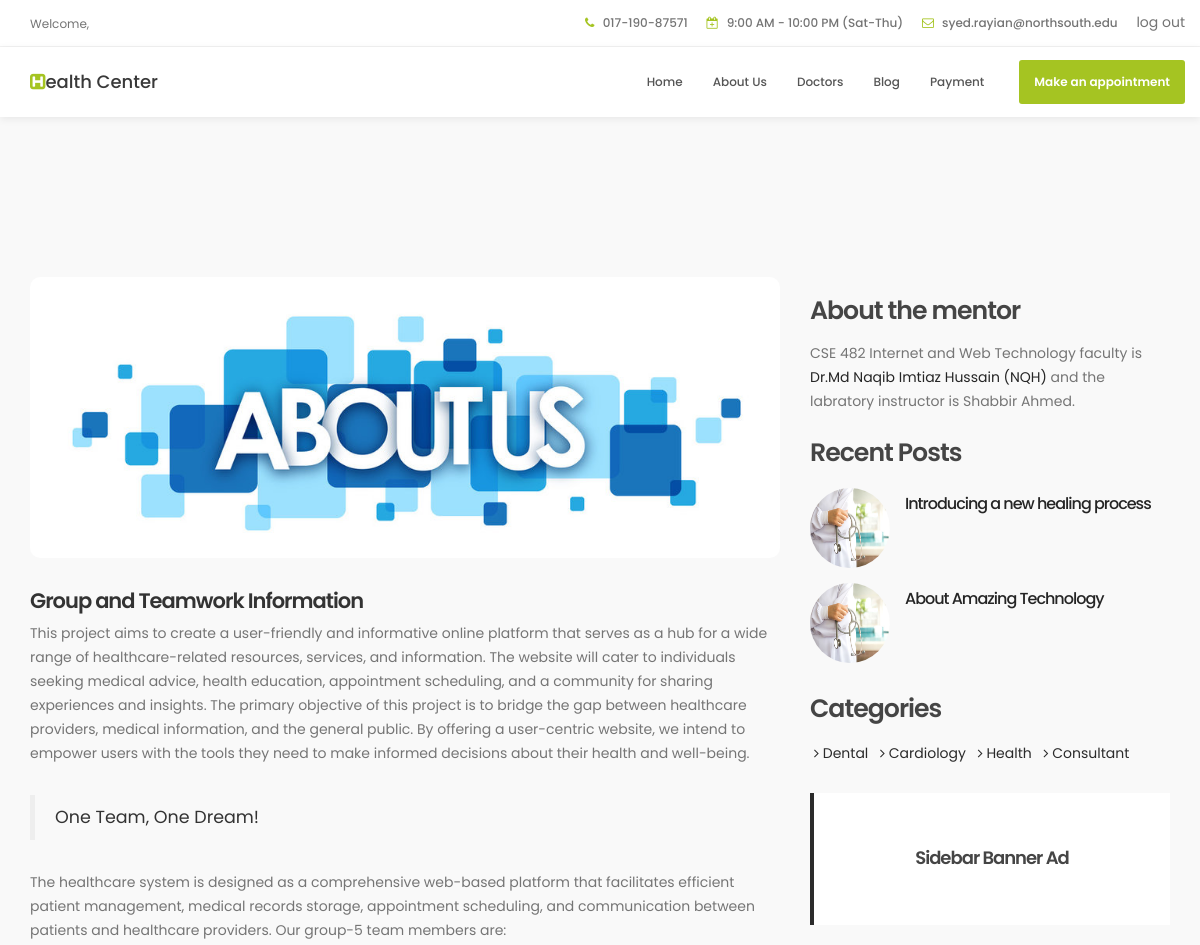
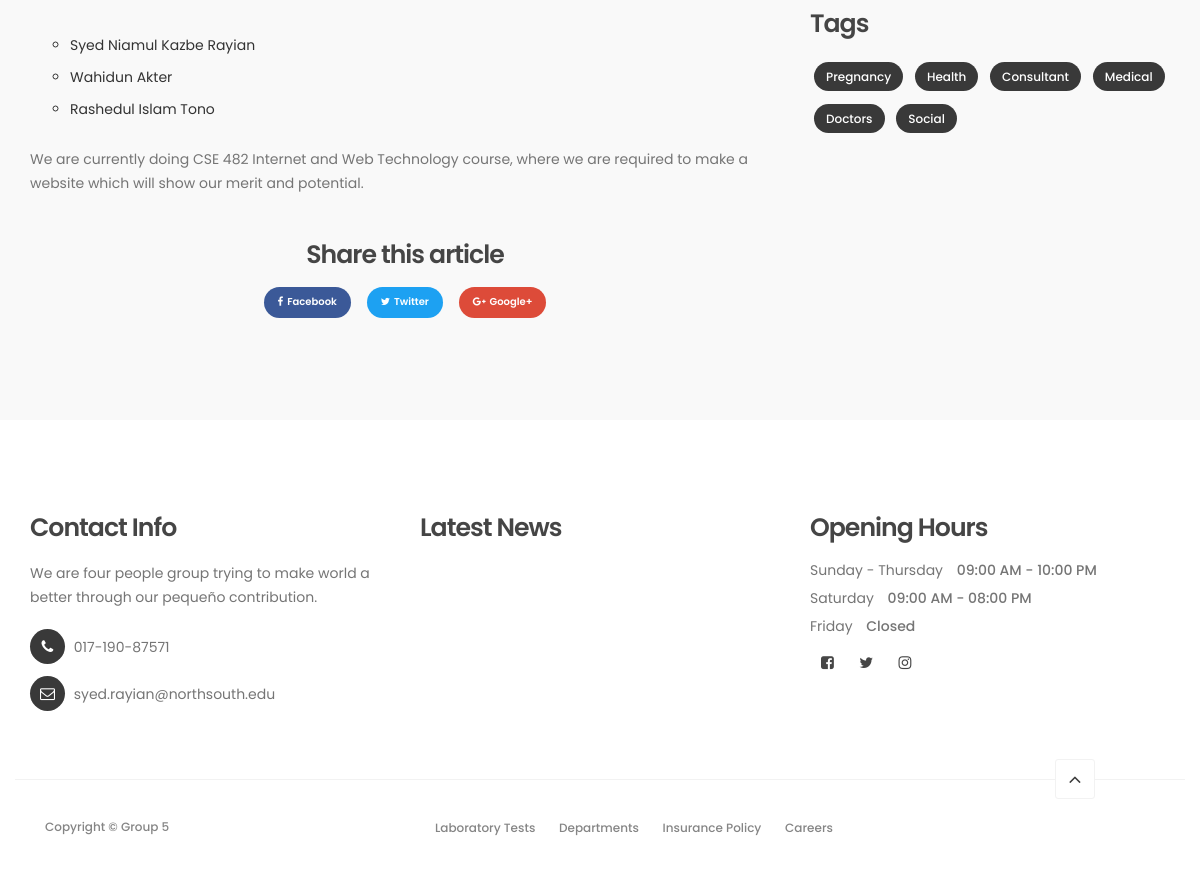
The page /aboutus.php on the database its author committed (2 pictures, top to bottom).
### tables this page shows
CREATE TABLE `aboutus` (
  `title` varchar(50) DEFAULT NULL,
  `desc1` mediumtext DEFAULT NULL,
  `desc2` mediumtext DEFAULT NULL,
  `desc3` mediumtext DEFAULT NULL,
  `moto` varchar(20) DEFAULT NULL,
  `mentor_title` varchar(20) DEFAULT NULL,
  `mentor_descp` varchar(50) DEFAULT NULL
);

### aboutus.php (the view, shortened to what this page needs)
<!DOCTYPE html>
<html lang="en">
<head>
     <link rel="stylesheet" href="css/bootstrap.min.css">
     <link rel="stylesheet" href="css/magnific-popup.css">
     <link rel="stylesheet" href="css/font-awesome.min.css">
     <link rel="stylesheet" href="css/animate.css">
     <link rel="stylesheet" href="css/owl.carousel.css">
     <link rel="stylesheet" href="css/owl.theme.default.min.css">
     <link rel="stylesheet" href="css/layout.css">
</head>
<body id="top" data-spy="scroll" data-target=".navbar-collapse" data-offset="50">
<?php
     if(strcmp($_SESSION['user_name'], "admin")==0){
          include 'header-admin.php';}
     else{include 'header.php';}
     ?>
     <section id="news-detail" data-stellar-background-ratio="0.5">
          <div class="container">
               <div class="row">
               ?><br><br><br>
                    <div class="col-md-8 col-sm-7">
                         <div class="news-detail-thumb">
                              <div class="news-image">
                                   <img src="images/about-us1.jpg" class="img-responsive" alt="">
                              </div>
                              <h3>
                              <?php
                                   require_once('connectsql.php');
                                   $sql="SELECT `title` FROM `aboutus`";
                                   $result=$conn->query($sql);
                                   $name=$result->fetch_assoc();
                                   echo $name['title'];
                              ?>
                              </h3>
                              <p><?php
                                   require_once('connectsql.php');
                                   $sql1="SELECT `desc1` FROM `aboutus`";
                                   $result1=$conn->query($sql1);
                                   $name1=$result1->fetch_assoc();
                                   echo $name1['desc1'];
                              ?></p>
                              <blockquote>
                              <?php
                                   require_once('connectsql.php');
                                   $sql1="SELECT `moto` FROM `aboutus`";
                                   $result1=$conn->query($sql1);
                                   $name1=$result1->fetch_assoc();
                                   echo $name1['moto'];
                              ?>
                              </blockquote>
                              <p><?php
                                   require_once('connectsql.php');
                                   $sql1="SELECT `desc2` FROM `aboutus`";
                                   $result1=$conn->query($sql1);
                                   $name1=$result1->fetch_assoc();
                                   echo $name1['desc2'];
                              ?>
                              </p>
                              <ul>
                                   <li>Syed Niamul Kazbe Rayian</li>
                                   <li>Wahidun Akter</li>
                                   <li>Rashedul Islam Tono</li>
                              </ul>
                              <p><?php
                                   require_once('connectsql.php');
                                   $sql1="SELECT `desc3` FROM `aboutus`";
                                   $result1=$conn->query($sql1);
                                   $name1=$result1->fetch_assoc();
                                   echo $name1['desc3'];
                              ?>
                              </p>
                              <div class="news-social-share">
                                   <h4>Share this article</h4>
                                        <a href="#" class="btn btn-primary"><i class="fa fa-facebook"></i>Facebook</a>
                                        <a href="#" class="btn btn-success"><i class="fa fa-twitter"></i>Twitter</a>
                                        <a href="#" class="btn btn-danger"><i class="fa fa-google-plus"></i>Google+</a>
                              </div>
                         </div>
                    </div>
                    <div class="col-md-4 col-sm-5">
                         <div class="news-sidebar">
                              <div class="news-author">
                                   <h4><?php
                                   require_once('connectsql.php');
                                   $sql1="SELECT `mentor_title` FROM `aboutus`";
                                   $result1=$conn->query($sql1);
                                   $name1=$result1->fetch_assoc();
                                   echo $name1['mentor_title'];
                              ?></h4>
                                   <p>CSE 482 Internet and Web Technology faculty is <a href="http://ece.northsouth.edu/people/md-naqib-imtiaz-hussain/">Dr.Md Naqib Imtiaz Hussain (NQH)</a> and the labratory instructor is Shabbir Ahmed.</p>
                              </div>
                              <div class="recent-post">
                                   <h4>Recent Posts</h4>
                                        <div class="media">
                                             <div class="media-object pull-left">
                                                  <a href="#"><img src="images/news-image.jpg" class="img-responsive" alt=""></a>
                                             </div>
                                             <div class="media-body">
                                                  <h4 class="media-heading"><a href="#">Introducing a new healing process</a></h4>
                                             </div>
                                        </div>
                                        <div class="media">
                                             <div class="media-object pull-left">
                                                  <a href="#"><img src="images/news-image.jpg" class="img-responsive" alt=""></a>
                                             </div>
                                             <div class="media-body">
                                                  <h4 class="media-heading"><a href="#">About Amazing Technology</a></h4>
                                             </div>
                                        </div>
                              </div>
                              <div class="news-categories">
                                   <h4>Categories</h4>
                                        <li><a href="#"><i class="fa fa-angle-right"></i> Dental</a></li>
                                        <li><a href="#"><i class="fa fa-angle-right"></i> Cardiology</a></li>
                                        <li><a href="#"><i class="fa fa-angle-right"></i> Health</a></li>
                                        <li><a href="#"><i class="fa fa-angle-right"></i> Consultant</a></li>
                              </div>
                              <div class="news-ads sidebar-ads">
                                   <h4>Sidebar Banner Ad</h4>
                              </div>
                              <div class="news-tags">
                                   <h4>Tags</h4>
                                        <li><a href="#">Pregnancy</a></li>
                                        <li><a href="#">Health</a></li>
                                        <li><a href="#">Consultant</a></li>
                                        <li><a href="#">Medical</a></li>
                                        <li><a href="#">Doctors</a></li>
                                        <li><a href="#">Social</a></li>
                              </div>
                         </div>
                    </div>
               </div>
          </div>
     </section>
     <?php
     include 'footer.php';
     ?>
</body>
</html>

### css/layout.css (style rules this page uses)
body { background: #ffffff; font-family: 'Poppins', sans-serif; overflow-x: hidden; }
h1,h2,h3,h4,h5,h6 { font-weight: 600; line-height: inherit; }
h1,h2,h3,h4 { letter-spacing: -1px; }
h3 { font-size: 1.8em; line-height: 1.2em; margin-bottom: 0; }
h4 { color: #454545; font-size: 1.8em; padding-bottom: 2px; }
p { color: #757575; font-size: 14px; font-weight: normal; line-height: 24px; }
html { -webkit-font-smoothing: antialiased; }
a { color: #252525; -webkit-transition: 0.5s; transition: 0.5s; text-decoration: none !important; }
#about, #team, #news, #news-detail { position: relative; padding-top: 100px; padding-bottom: 100px; }
#news, #news-detail { background: #f9f9f9; }
#news-detail blockquote { margin: 30px 0; }
.news-detail-thumb .news-image img { border-radius: 10px; }
.news-detail-thumb h3 { margin-bottom: 8px; }
.news-image { margin-bottom: 30px; position: relative; }
.news-image img { width: 100%; }
.news-detail-thumb ul { margin: 32px 12px 22px 0px; }
.news-detail-thumb ul li { list-style: circle; font-weight: normal; padding: 6px 12px 6px 0px; }
.news-sidebar { margin-top: 16px; }
.news-social-share { text-align: center; padding-top: 22px; }
.news-social-share .btn { border-radius: 100px; border: none; font-size: 10px; font-weight: 600; margin: 2px 6px; padding: 8px 14px; }
.news-social-share .btn-primary { background: #3b5998; }
.news-social-share .btn-success { background: #1da1f2; }
.news-social-share .btn-danger { background: #dd4b39; }
.news-social-share a .fa { padding-right: 4px; }
.recent-post { padding-top: 2px; padding-bottom: 18px; }
.recent-post .media img { border-radius: 100%; width: 80px; height: 80px; margin-right: 5px; }
.recent-post .media-heading { font-size: 16px; font-weight: 500; line-height: inherit; margin-top: 5px; }
.news-categories { margin-top: 8px; }
.news-categories li a { color: #2b2b2b; }
.news-ads { background: #ffffff; border-right: 4px solid #2b2b2b; padding: 42px; text-align: center; margin: 26px 0 26px 0; }
.news-ads.sidebar-ads { border-left: 4px solid #2b2b2b; border-right: 0px; }
.news-ads h4 { font-size: 18px; }
.news-tags h4 { padding-bottom: 6px; }
.news-categories li, .news-tags li { list-style: none; display: inline-block; margin: 4px; }
.news-tags li a { background: #393939; border-radius: 50px; color: #ffffff; display: inline-block; font-size: 12px; font-weight: 500; text-decoration: none; float: left; min-width: 30px; padding: 6px 12px; -webkit-transition: all ease-in-out 0.4s; transition: all ease-in-out 0.4s; }
@media only screen and (max-width: 1200px) { h3 { font-size: 1.5em; } }

### rows shown on the page
aboutus: title "Group and Teamwork Information", desc1 "This project aims to create a user-friendly and informative online platform that serves as a hub for a wide range of healthcare-related resources, services, and information. The website will cater to individuals seeking medical advice, health education, appointment scheduling, and a community for sharing experiences and insights. The primary objective of this project is to bridge the gap between healthcare providers, medical information, and the general public. By offering a user-centric website, we intend to empower users with the tools they need to make informed decisions about their health and well-being.", moto "One Team, One Dream!", desc2 "The healthcare system is designed as a comprehensive web-based platform that facilitates efficient patient management, medical records storage, appointment scheduling, and communication between patients and healthcare providers. Our group-5 team members are:", desc3 "We are currently doing CSE 482 Internet and Web Technology course, where we are required to make a website which will show our merit and potential.", mentor_title "About the mentor"
